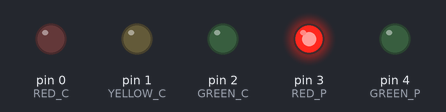
This sketch was run on a simulated Arduino Uno, built with avr-gcc and run on an emulated ATmega328P. Shown: output pins drawn as LEDs (lit = HIGH).

Above: at 0.1 s.
At 33.1 s:
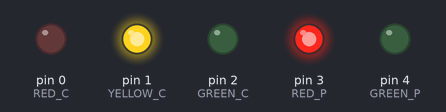
At 43.1 s:
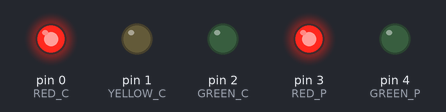
At 79.1 s:
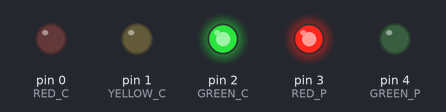
At 122.1 s:
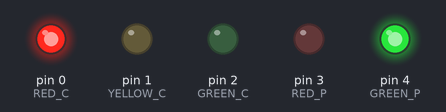
Timing chart, 0 to 123.6 s (numbered marks = the images above):
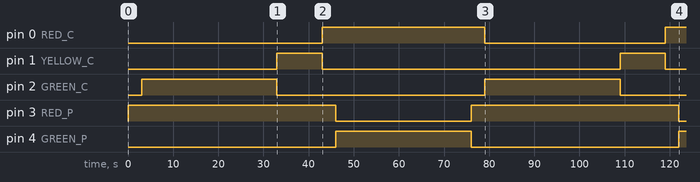

Measured:
- by itself, pin 0 (RED_C): LOW → HIGH at 43.0 s, → LOW 36.0 s later, → HIGH 40.0 s later
- by itself, pin 1 (YELLOW_C): alternates HIGH for 10.0 s and LOW for 66.0 s
- by itself, pin 2 (GREEN_C): alternates HIGH for 30.0 s and LOW for 46.0 s
- by itself, pin 3 (RED_P): alternates HIGH for 46.0 s and LOW for 30.0 s
- by itself, pin 4 (GREEN_P): LOW → HIGH at 46.0 s, → LOW 30.0 s later, → HIGH 46.0 s later

The sketch:

trafficLight_ATTiny.ino
```cpp
// C++ code
//
// Car and pedestrian

# define RED_C 0
# define YELLOW_C 1
# define GREEN_C 2
# define RED_P 3
# define GREEN_P 4

void setup()
{
  pinMode(RED_C, OUTPUT);
  pinMode(YELLOW_C, OUTPUT);
  pinMode(GREEN_C, OUTPUT);
  pinMode(RED_P, OUTPUT);
  pinMode(GREEN_P, OUTPUT);
}

void loop()
{
  digitalWrite(RED_P, HIGH);
  digitalWrite(GREEN_P, LOW);
  delay(3000); // Wait for 1000 millisecond(s)
  digitalWrite(GREEN_C, HIGH);
  digitalWrite(YELLOW_C, LOW);
  digitalWrite(RED_C, LOW);
  delay(30000); // Wait for 3000 millisecond(s)
  digitalWrite(GREEN_C, LOW);
  digitalWrite(YELLOW_C, HIGH);
  digitalWrite(RED_C, LOW);
  delay(10000); // Wait for 1000 millisecond(s)
  digitalWrite(GREEN_C, LOW);
  digitalWrite(YELLOW_C, LOW);
  digitalWrite(RED_C, HIGH);
  delay(3000); // Wait for 1000 millisecond(s)
  digitalWrite(RED_P, LOW);
  digitalWrite(GREEN_P, HIGH);
  delay(30000); // Wait for 3000 millisecond(s)
}
```
